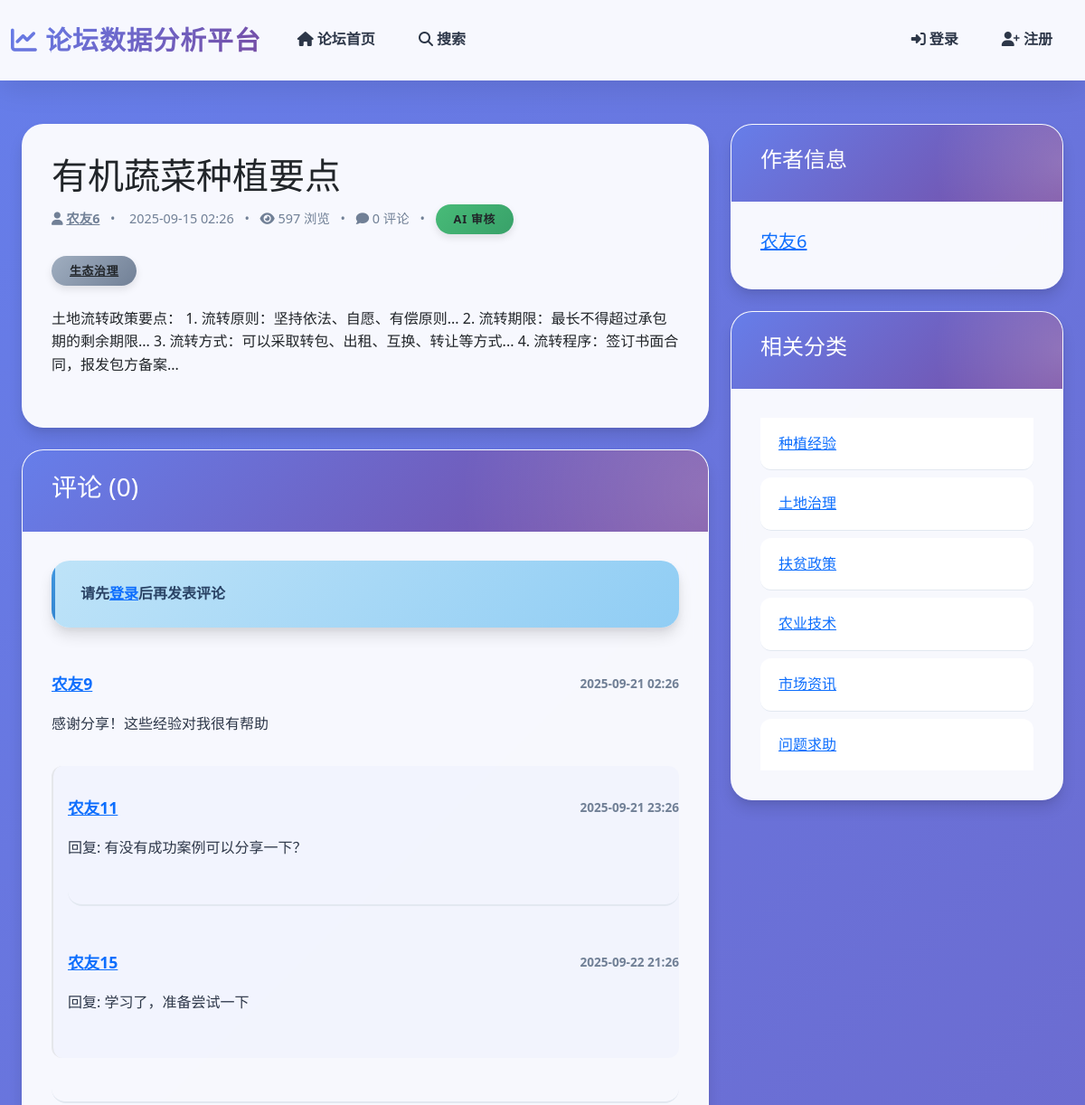
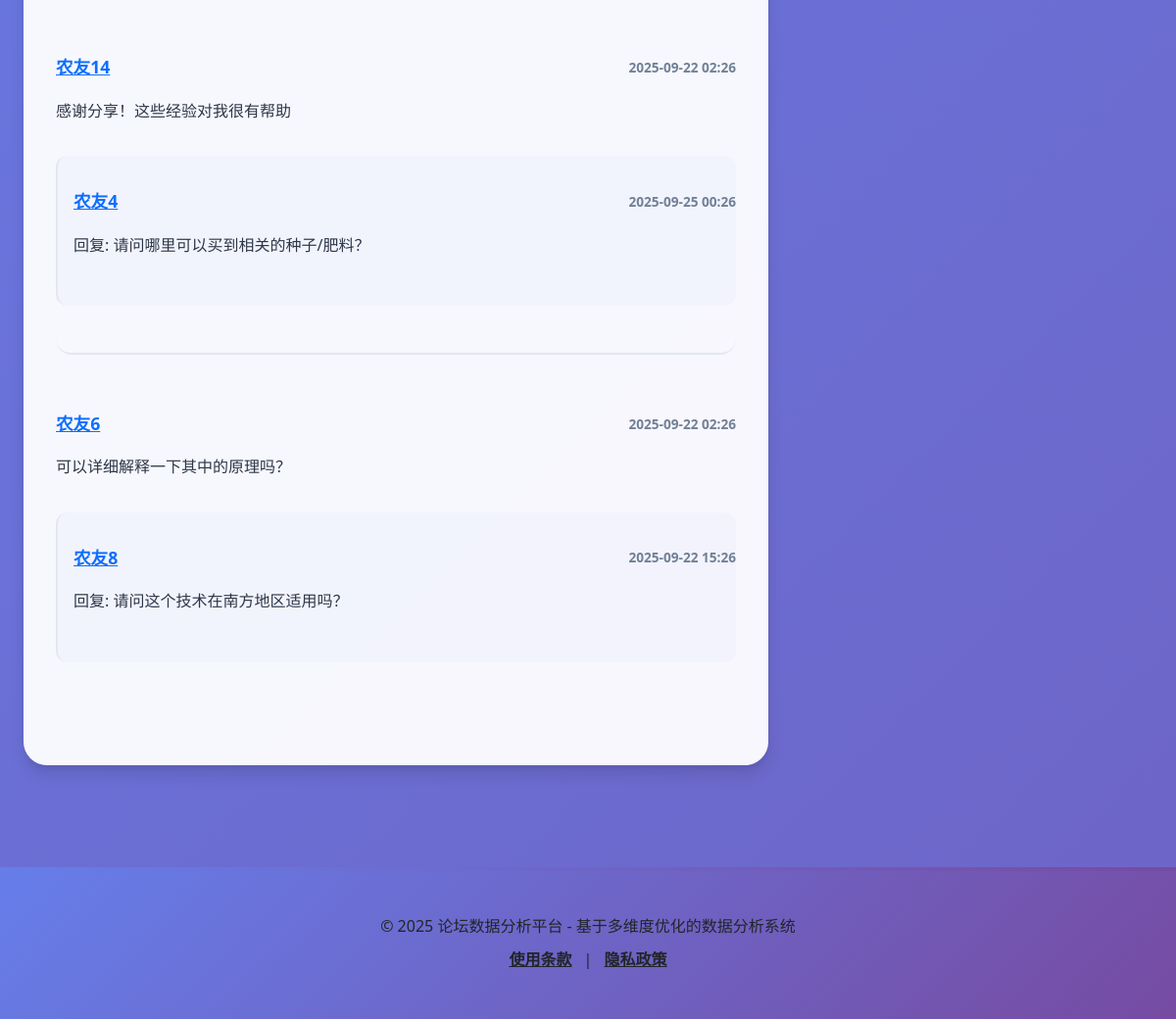
Page /forum/forum/post/1 on the committed database (2 pictures, top to bottom).
### app/models/post.py (models this page shows, shortened)
class Post(Treet_IP_Conn.Model):
    __tablename__ = 'posts'
    STATUS_PENDING = 'pending'
    STATUS_APPROVED = 'approved'
    STATUS_REJECTED = 'rejected'
    PostID = Treet_IP_Conn.Column(Treet_IP_Conn.Integer, primary_key=True, autoincrement=True)
    PostTitle = Treet_IP_Conn.Column(Treet_IP_Conn.String(200), nullable=False, index=True)  # 添加索引以优化标题搜索
    PostContent = Treet_IP_Conn.Column(Treet_IP_Conn.Text, nullable=False)
    PublishTime = Treet_IP_Conn.Column(Treet_IP_Conn.DateTime, nullable=True, index=True)  # 添加索引以优化发布时间查询
    LastModified = Treet_IP_Conn.Column(Treet_IP_Conn.DateTime, default=datetime.utcnow, onupdate=datetime.utcnow, index=True)  # 添加索引以优化修改时间查询
    CreationTime = Treet_IP_Conn.Column(Treet_IP_Conn.DateTime, default=datetime.utcnow, index=True)
    Status = Treet_IP_Conn.Column(Treet_IP_Conn.String(20), default=STATUS_PENDING, index=True)  # pending, approved, rejected
    ViewCount = Treet_IP_Conn.Column(Treet_IP_Conn.Integer, default=0, index=True)
    IsSticky = Treet_IP_Conn.Column(Treet_IP_Conn.Boolean, default=False, index=True)  # 是否置顶
    ReviewerID = Treet_IP_Conn.Column(Treet_IP_Conn.Integer, Treet_IP_Conn.ForeignKey('users.UserID', ondelete='SET NULL'), nullable=True, index=True)
    ReviewTime = Treet_IP_Conn.Column(Treet_IP_Conn.DateTime, nullable=True, index=True)
    ReviewComment = Treet_IP_Conn.Column(Treet_IP_Conn.Text, nullable=True)
    AIAuditResult = Treet_IP_Conn.Column(Treet_IP_Conn.Boolean, nullable=True, index=True)  # AI审核结果：True表示合规，False表示违规
    AIAuditTime = Treet_IP_Conn.Column(Treet_IP_Conn.DateTime, nullable=True, index=True)  # AI审核时间
    IsAIAudit = Treet_IP_Conn.Column(Treet_IP_Conn.Boolean, default=False, index=True)  # 是否由AI进行审核
    UserID = Treet_IP_Conn.Column(Treet_IP_Conn.Integer, Treet_IP_Conn.ForeignKey('users.UserID', ondelete='CASCADE'), nullable=False, index=True)
    reviewer = Treet_IP_Conn.relationship('User', foreign_keys=[ReviewerID], backref='reviewed_posts')
    comments = Treet_IP_Conn.relationship('Comment', backref='post', lazy='dynamic', cascade='all, delete-orphan')
    categories = Treet_IP_Conn.relationship('Category', secondary='postcategories', backref=Treet_IP_Conn.backref('posts', lazy='dynamic'))
    tags = Treet_IP_Conn.relationship('Tag', secondary=posttags, backref=Treet_IP_Conn.backref('posts', lazy='dynamic'))

### app/models/user.py (models this page shows, shortened)
class User(UserMixin, Treet_IP_Conn.Model):
    __tablename__ = 'users'
    UserID = Treet_IP_Conn.Column(Treet_IP_Conn.Integer, primary_key=True, autoincrement=True)
    UserName = Treet_IP_Conn.Column(Treet_IP_Conn.String(50), unique=True, nullable=False, index=True)
    RegistrationDate = Treet_IP_Conn.Column(Treet_IP_Conn.DateTime, default=datetime.utcnow, index=True)  # 添加索引以优化按注册时间查询
    LastLoginTime = Treet_IP_Conn.Column(Treet_IP_Conn.DateTime, default=datetime.utcnow, onupdate=datetime.utcnow, index=True)  # 添加索引以优化按登录时间查询
    PasswordHash = Treet_IP_Conn.Column(Treet_IP_Conn.String(255), nullable=False)
    Reputation = Treet_IP_Conn.Column(Treet_IP_Conn.Integer, default=0, index=True)  # 用户声望值
    Status = Treet_IP_Conn.Column(Treet_IP_Conn.Enum(UserStatus), default=UserStatus.ACTIVE, index=True)  # 添加索引以优化状态筛选
    Role = Treet_IP_Conn.Column(Treet_IP_Conn.Enum(UserRole), default=UserRole.USER, index=True)  # 添加用户角色
    UserBio = Treet_IP_Conn.Column(Treet_IP_Conn.Text, default='')  # 个人简介
    AvatarURL = Treet_IP_Conn.Column(Treet_IP_Conn.String(255), default='')  # 头像URL
    Points = Treet_IP_Conn.Column(Treet_IP_Conn.Integer, default=0, index=True)  # 积分余额
    Level = Treet_IP_Conn.Column(Treet_IP_Conn.Integer, default=1, index=True)  # 用户等级
    TotalPointsEarned = Treet_IP_Conn.Column(Treet_IP_Conn.Integer, default=0)  # 累计获得的积分
    ConsecutiveCheckInDays = Treet_IP_Conn.Column(Treet_IP_Conn.Integer, default=0)  # 连续签到天数
    LastCheckInDate = Treet_IP_Conn.Column(Treet_IP_Conn.Date, nullable=True)  # 最后签到日期
    IsPhoneBound = Treet_IP_Conn.Column(Treet_IP_Conn.Boolean, default=False)  # 是否绑定手机
    IsProfileCompleted = Treet_IP_Conn.Column(Treet_IP_Conn.Boolean, default=False)  # 是否完善个人资料
    posts = Treet_IP_Conn.relationship('Post', backref='author', foreign_keys='Post.UserID', lazy='dynamic', cascade='all, delete-orphan')
    comments = Treet_IP_Conn.relationship('Comment', backref='author', foreign_keys='Comment.UserID', lazy='dynamic', cascade='all, delete-orphan')

### app/models/tag.py (models this page shows, shortened)
class Tag(Treet_IP_Conn.Model):
    __tablename__ = 'tags'
    TagID = Treet_IP_Conn.Column(Treet_IP_Conn.Integer, primary_key=True, autoincrement=True)
    TagName = Treet_IP_Conn.Column(Treet_IP_Conn.String(50), nullable=False, unique=True, index=True)
    UsageCount = Treet_IP_Conn.Column(Treet_IP_Conn.Integer, default=0)

### app/models/comment.py (models this page shows, shortened)
class Comment(Treet_IP_Conn.Model):
    __tablename__ = 'comments'
    CommentID = Treet_IP_Conn.Column(Treet_IP_Conn.Integer, primary_key=True, autoincrement=True)
    CommentContent = Treet_IP_Conn.Column(Treet_IP_Conn.Text, nullable=False)
    CreationTime = Treet_IP_Conn.Column(Treet_IP_Conn.DateTime, default=datetime.utcnow, index=True)
    LikeCount = Treet_IP_Conn.Column(Treet_IP_Conn.Integer, default=0, index=True)  # 添加索引以优化热门评论查询
    Status = Treet_IP_Conn.Column(Treet_IP_Conn.String(10), default='approved', index=True)
    AIAuditResult = Treet_IP_Conn.Column(Treet_IP_Conn.Boolean, nullable=True, index=True)  # AI审核结果：True表示合规，False表示违规
    AIAuditTime = Treet_IP_Conn.Column(Treet_IP_Conn.DateTime, nullable=True, index=True)  # AI审核时间
    IsAIAudit = Treet_IP_Conn.Column(Treet_IP_Conn.Boolean, default=False, index=True)  # 是否由AI进行审核
    AuditUserID = Treet_IP_Conn.Column(Treet_IP_Conn.Integer, Treet_IP_Conn.ForeignKey('users.UserID', ondelete='SET NULL'), nullable=True, index=True)
    AuditTime = Treet_IP_Conn.Column(Treet_IP_Conn.DateTime, nullable=True, index=True)
    ReviewComment = Treet_IP_Conn.Column(Treet_IP_Conn.Text, nullable=True)
    UserID = Treet_IP_Conn.Column(Treet_IP_Conn.Integer, Treet_IP_Conn.ForeignKey('users.UserID', ondelete='CASCADE'), nullable=False, index=True)
    PostID = Treet_IP_Conn.Column(Treet_IP_Conn.Integer, Treet_IP_Conn.ForeignKey('posts.PostID', ondelete='CASCADE'), nullable=False, index=True)
    ParentCommentID = Treet_IP_Conn.Column(Treet_IP_Conn.Integer, Treet_IP_Conn.ForeignKey('comments.CommentID', ondelete='CASCADE'), nullable=True, index=True)
    replies = Treet_IP_Conn.relationship(
        'Comment',
        backref=Treet_IP_Conn.backref('parent', remote_side=[CommentID]),
        lazy='select',
        cascade='all, delete-orphan'
    )

### app/models/category.py (models this page shows, shortened)
class Category(Treet_IP_Conn.Model):
    __tablename__ = 'categories'
    CategoryID = Treet_IP_Conn.Column(Treet_IP_Conn.Integer, primary_key=True, autoincrement=True)
    CategoryName = Treet_IP_Conn.Column(Treet_IP_Conn.String(50), nullable=False, unique=True, index=True)
    Description = Treet_IP_Conn.Column(Treet_IP_Conn.String(200))
    IsActive = Treet_IP_Conn.Column(Treet_IP_Conn.Boolean, default=True)

### app/routes/forum.py (the view)
@forum.route('/forum/post/<int:post_id>')
def post_detail(post_id):
    cache_key = f'post_detail_{post_id}'
    cached_data = cache.get(cache_key)
    if cached_data:
        post, root_comments, categories = cached_data
        g._from_cache = True
        Treet_IP_Conn.session.add(post)
        for comment in root_comments:
            Treet_IP_Conn.session.add(comment)
            for reply in comment.replies:
                Treet_IP_Conn.session.add(reply)
                for subreply in reply.replies:
                    Treet_IP_Conn.session.add(subreply)
        for category in categories:
            Treet_IP_Conn.session.add(category)
    else:
        g._from_cache = False
        """帖子详情页面"""
        post = Treet_IP_Conn.session.query(Post).options(Treet_IP_Conn.joinedload(Post.author), Treet_IP_Conn.joinedload(Post.categories), Treet_IP_Conn.joinedload(Post.tags)).get_or_404(post_id)
        post.ViewCount = (post.ViewCount or 0) + 1
        Treet_IP_Conn.session.commit()
        root_comments = Comment.query.options(
            Treet_IP_Conn.joinedload(Comment.author),
            Treet_IP_Conn.joinedload(Comment.replies).joinedload(Comment.author)
        ).filter_by(PostID=post_id, ParentCommentID=None, Status='approved').order_by(Comment.CreationTime.asc()).all()
        for comment in root_comments:
            comment.replies = Comment.query.filter_by(ParentCommentID=comment.CommentID, Status='approved').options(
                Treet_IP_Conn.joinedload(Comment.author)
            ).order_by(Comment.CreationTime.asc()).all()
            for reply in comment.replies:
                reply.replies = Comment.query.filter_by(ParentCommentID=reply.CommentID, Status='approved').options(
                    Treet_IP_Conn.joinedload(Comment.author)
                ).order_by(Comment.CreationTime.asc()).all()
        categories =Category.query.all()
        cache.set(cache_key, (post, root_comments, categories), timeout=300)
    form = CommentForm()
    return render_template('forum/post_detail.html', title=post.PostTitle, post=post, comments=root_comments, categories=categories, form=form)

### app/templates/forum/post_detail.html (shortened to what this page needs)
{% extends 'base.html' %}
{% block content %}
<div class="container mt-5">
    <div class="row">
        <div class="col-md-8">
            <div class="card mb-4">
                <div class="card-body">
                    <h1 class="card-title">{{ post.PostTitle }}</h1>
                    <div class="post-meta mb-4">
                        <span><i class="fa fa-user"></i> <a href="{{ url_for('auth.profile', user_id=post.UserID) }}">{{ post.author.UserName }}</a></span>
                        <span class="mx-2">•</span>
                        <span> {{ post.CreationTime.strftime('%Y-%m-%d %H:%M') }}</span>
                        <span class="mx-2">•</span>
                        <span><i class="fa fa-eye"></i> {{ post.ViewCount or 0 }} 浏览</span>
                        <span class="mx-2">•</span>
                        <span><i class="fa fa-comment"></i> {{ post.CommentCount or 0 }} 评论</span>
                        <span class="mx-2">•</span>
                        {% if post.IsAIAudit %}
                            {% if post.AIAuditResult %}
                            <span class="badge badge-success text-dark">已通过 AI 审核</span>
                            {% else %}
                            <span class="badge badge-danger text-dark">未通过</span>
                            {% endif %}
                        {% else %}
                            {% if post.Status == 'pending' %}
                            <span class="badge badge-warning text-dark">待人工审核</span>
                            {% elif post.Status == 'rejected' %}
                            <span class="badge badge-danger text-dark">人工审核不通过</span>
                            {% elif post.Status == 'approved' %}
                            <span class="badge badge-success text-dark">AI 审核</span>
                            {% endif %}
                        {% endif %}
                    </div>
                    <div class="post-tags mb-4">
                        {% for tag in post.tags %}
                        <span class="badge badge-secondary mr-2">
                            <a href="{{ url_for('forum.tag_posts', tag_id=tag.TagID) }}" class="text-dark">
                                {{ tag.TagName }}
                            </a>
                        </span>
                        {% endfor %}
                    </div>
                    <div class="post-content">
                        {{ post.PostContent|safe }}
                    </div>
                </div>
            </div>
            <div class="card mb-4">
                <div class="card-header bg-primary text-white">
                    <h3>评论 ({{ post.CommentCount or 0 }})</h3>
                </div>
                <div class="card-body">
                    {% if current_user.is_authenticated %}
                    <div class="comment-form mb-4">
                        <form method="POST" action="{{ url_for('forum.add_comment', post_id=post.PostID) }}">
                            {{ form.hidden_tag() }}
                            <div class="form-group">
                                {{ form.content(class_='form-control', id='content', rows='3', placeholder='发表你的评论...') }}
                            </div>
                            <button type="submit" class="btn btn-primary">发表评论</button>
                        </form>
                    </div>
                    {% else %}
                    <div class="alert alert-info">
                        请先<a href="{{ url_for('auth.login') }}">登录</a>后再发表评论
                    </div>
                    {% endif %}
                    {% if comments %}
                    <div class="comments-list">
                        {% for comment in comments %}
                        {% include 'forum/_comment.html' %}
                        {% endfor %}
                    </div>
                    {% else %}
                    <p class="text-center text-muted">暂无评论，快来抢沙发吧！</p>
                    {% endif %}
                </div>
            </div>
        </div>
        <div class="col-md-4">
            <div class="card mb-4">
                <div class="card-header bg-primary text-white">
                    <h4>作者信息</h4>
                </div>
                <div class="card-body">
                    <div class="author-info">
                        <h5><a href="{{ url_for('auth.profile', user_id=post.UserID) }}">{{ post.author.UserName }}</a></h5>
                    </div>
                </div>
            </div>
            <div class="card mb-4">
                <div class="card-header bg-primary text-white">
                    <h4>相关分类</h4>
                </div>
                <div class="card-body">
                    <ul class="list-group list-group-flush">
                        {% for category in categories %}
                        <li class="list-group-item">
                            <a href="{{ url_for('forum.category_posts', category_id=category.CategoryID) }}">{{ category.CategoryName }}</a>
                        </li>
                        {% endfor %}
                    </ul>
                </div>
            </div>
        </div>
    </div>
</div>
{% endblock %}

### app/templates/forum/_comment.html (shortened to what this page needs)
<div class="comment-item mb-4">
    <div class="comment-header">
        <span class="comment-author"><a href="{{ url_for('auth.profile', user_id=comment.UserID) }}">{{ comment.author.UserName }}</a></span>
        <span class="comment-time">{{ comment.CreationTime.strftime('%Y-%m-%d %H:%M') }}</span>
    </div>
    <div class="comment-content">
        {{ comment.CommentContent }}
    </div>
    {% if comment.replies %}
    <div class="replies mt-3 pl-4 border-l-2 border-gray-200">
        {% for reply in comment.replies %}
        <div class="comment-item mb-3">
            <div class="comment-header">
                <span class="comment-author"><a href="{{ url_for('auth.profile', user_id=reply.UserID) }}">{{ reply.author.UserName }}</a></span>
                <span class="comment-time">{{ reply.CreationTime.strftime('%Y-%m-%d %H:%M') }}</span>
            </div>
            <div class="comment-content">
                {{ reply.CommentContent }}
            </div>
        </div>
        {% endfor %}
    </div>
    {% endif %}
</div>

### rows in the picture
Post: PostTitle "有机蔬菜种植要点", CreationTime "2025-09-15 02:26", ViewCount "597", PostContent "土地流转政策要点： 1. 流转原则：坚持依法、自愿、有偿原则... 2. 流转期限：最长不得超过承包期的剩余期限... 3. 流转方式：可以采取转包、出租、互换、转让等方式... 4. 流转程序：签订书面合同，报发包方备案..."
User: author.UserName "农友6"
Tag: TagName "生态治理"
Comment: author.UserName "农友9", CreationTime "2025-09-21 02:26", CommentContent "感谢分享！这些经验对我很有帮助"
Comment: author.UserName "农友11", CreationTime "2025-09-21 23:26", CommentContent "回复: 有没有成功案例可以分享一下？"
Comment: author.UserName "农友15", CreationTime "2025-09-22 21:26", CommentContent "回复: 学习了，准备尝试一下"
Comment: author.UserName "农友14", CreationTime "2025-09-22 02:26", CommentContent "感谢分享！这些经验对我很有帮助"
Comment: author.UserName "农友4", CreationTime "2025-09-25 00:26", CommentContent "回复: 请问哪里可以买到相关的种子/肥料？"
Comment: author.UserName "农友6", CreationTime "2025-09-22 02:26", CommentContent "可以详细解释一下其中的原理吗？"
Comment: author.UserName "农友8", CreationTime "2025-09-22 15:26", CommentContent "回复: 请问这个技术在南方地区适用吗？"
Category: CategoryName "种植经验"
Category: CategoryName "土地治理"
Category: CategoryName "扶贫政策"
Category: CategoryName "农业技术"
Category: CategoryName "市场资讯"
Category: CategoryName "问题求助"

### other values in the picture
{{ post.CommentCount or 0 }} "0"
